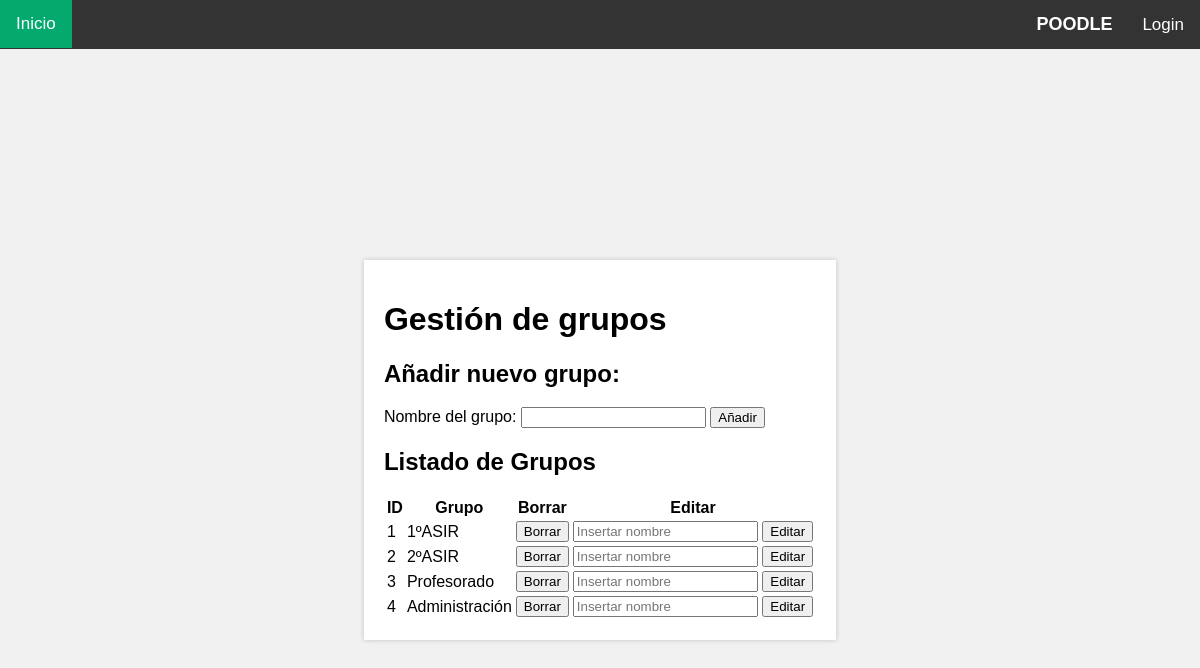
The app's page /crear_grupo.php with its own data.
### tables this page shows
CREATE TABLE `grupos` (
  `id` int(11) NOT NULL,
  `nombreGrupo` text DEFAULT NULL
);

### crear_grupo.php (the view, shortened to what this page needs)
<!DOCTYPE html>
<html lang="en">
<head>
  <link rel="stylesheet" href="style.css#2">
</head>
<body>
    <?php require './navbar.php'; ?>
    <div class="content">
      <p>
      <?php
  $conn = getconn();
$sql = "SELECT * FROM grupos";
$result = mysqli_query($conn, $sql);
?>
<!DOCTYPE html>
<html>
<head>
</head>
<body>
    <h1>Gestión de grupos</h1>
    <h2>Añadir nuevo grupo:</h2>
    <form method="post" action="<?php echo $_SERVER['PHP_SELF']; ?>">
        <label for="grupo_name">Nombre del grupo:</label>
        <input type="text" name="grupo_name" id="grupo_name">
        <input type="submit" name="insert" value="Añadir">
    </form>
    <h2>Listado de Grupos</h2>
    <?php if (mysqli_num_rows($result) > 0) : ?>
        <table>
            <tr>
                <th>ID</th>
                <th>Grupo</th>
                <th>Borrar</th>
                <th>Editar</th>
            </tr>
            <?php while ($row = mysqli_fetch_assoc($result)) : ?>
                <tr>
                    <td><?php echo $row['id']; ?></td>
                    <td><?php echo $row['nombreGrupo']; ?></td>
                    <td>
                        <form method="post" action="<?php echo $_SERVER['PHP_SELF']; ?>">
                            <input type="submit" name="delete" value="Borrar">
                        </form>
                    </td>
                    <td>
                        <form method="post" action="<?php echo $_SERVER['PHP_SELF']; ?>">
                            <input type="text" name="edit_name" placeholder="Insertar nombre">
                            <input type="submit" name="edit" value="Editar">
                        </form>
                    </td>
                </tr>
            <?php endwhile; ?>
        </table>
    <?php else : ?>
        <p>No hay grupos.</p>
    <?php endif; ?>
</body>
</html>

### style.css (style rules this page uses)
body { font-family: Verdana, sans-serif; display: flex; justify-content: center; align-items: center; height: 100vh; margin: 0; background-color: #f1f1f1; padding-top: 50px; }
.content { padding: 20px; background-color: white; max-width: 100%; box-shadow: 0 0 5px rgba(0, 0, 0, 0.2); }

### records on screen
grupos: id "1", nombreGrupo "1ºASIR"
grupos: id "2", nombreGrupo "2ºASIR"
grupos: id "3", nombreGrupo "Profesorado"
grupos: id "4", nombreGrupo "Administración"
